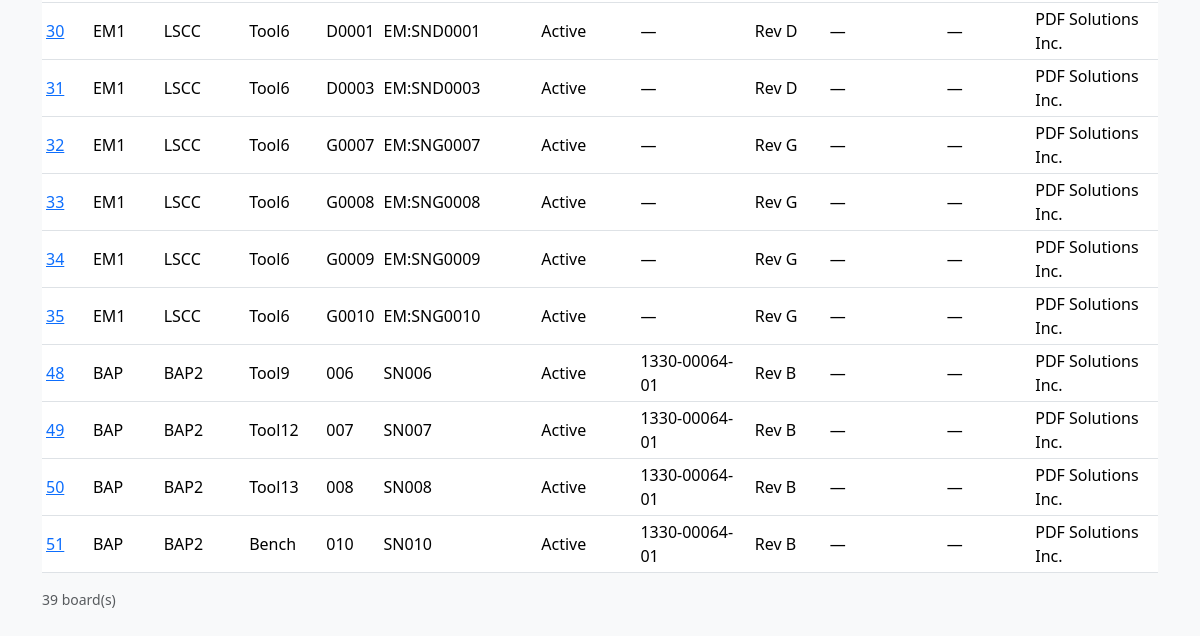
The app's page /hardware (lower part), older data.
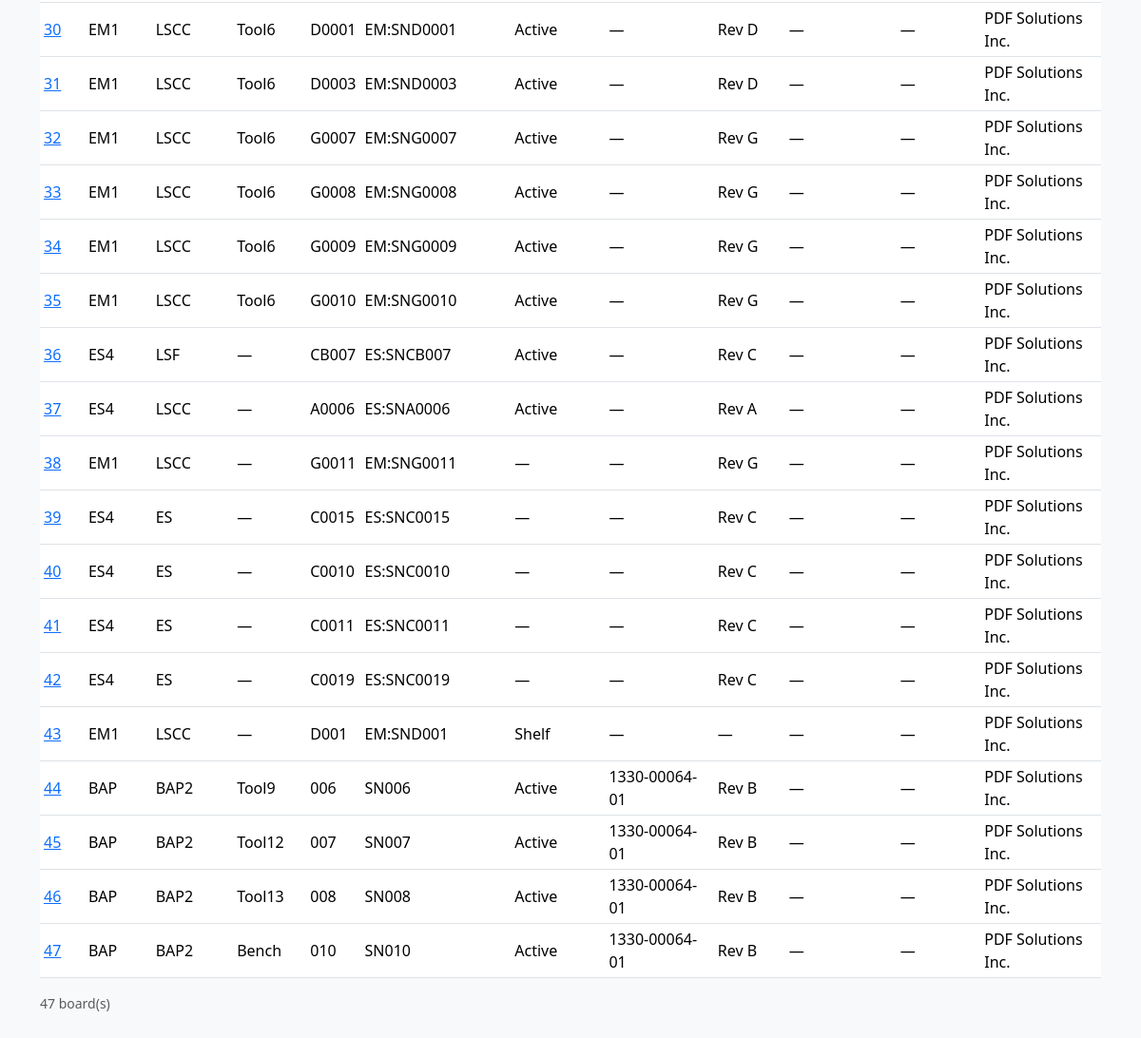
The same page, newer data.
### tables this page shows
CREATE TABLE "boards" (
                board_id      INTEGER PRIMARY KEY,
                tool          TEXT,
                board_slot    TEXT,
                manufacturer  TEXT NOT NULL DEFAULT 'PDF Solutions Inc.',
                board_name    TEXT NOT NULL,
                serial        TEXT NOT NULL,
                part_number   TEXT,
                revision      TEXT,
                file_id       TEXT,
                product_name  TEXT NOT NULL,
                ddr_fbga      TEXT
            , inventory_serial TEXT, status TEXT, role TEXT, comment TEXT, open_item TEXT, po TEXT, modified_by TEXT, source_updated_at TEXT, data_source TEXT, dc_status TEXT, ac_status TEXT, gcal_status TEXT, adc_status TEXT, eeprom_status TEXT);

### app.py (the view)
@app.route("/hardware", endpoint="hardware")
def hardware():
    return _render_hardware()

### app.py (called while the page is built)
def _render_hardware():
    search = request.args.get("q", "").strip()
    sort = request.args.get("sort", "board_id")
    order = request.args.get("order", "asc")
    return render_template(
        "hardware.html",
        boards=db.list_hardware(search=search, sort=sort, order=order),
        search=search,
        sort=sort,
        order=order,
    )

### db.py (called while the page is built)
def dict_row(cursor, row):
    return {col[0]: row[i] for i, col in enumerate(cursor.description)}

@contextmanager
def get_db():
    conn = sqlite3.connect(DATABASE)
    conn.row_factory = dict_row
    try:
        yield conn
    finally:
        conn.close()

def fetch_all(query, params=()):
    with get_db() as conn:
        return conn.execute(query, params).fetchall()

def _board_search_clause(search, alias="b", extra_columns=()):
    if not search:
        return None, []
    like = f"%{search}%"
    columns = [col.format(a=alias) for col in BOARD_SEARCH_COLUMNS] + list(extra_columns)
    clause = "(" + " OR ".join(f"{col} LIKE ?" for col in columns) + ")"
    return clause, [like] * len(columns)

### templates/hardware.html (shortened to what this page needs)
{% extends "base.html" %}
{% from "macros.html" import hw_sort_link %}
{% block content %}
<div class="table-responsive">
  <table class="table table-sm table-hover align-middle">
    <tbody>
      {% for b in boards %}
      <tr>
        <td><a href="{{ url_for('board_detail', board_id=b.board_id) }}">{{ b.board_id }}</a></td>
        <td>{{ b.product_name }}</td>
        <td>{{ b.board_name }}</td>
        <td>{{ b.tool or '—' }}</td>
        <td>{{ b.serial }}</td>
        <td>{{ b.inventory_serial or '—' }}</td>
        <td>{{ b.status or '—' }}</td>
        <td>{{ b.part_number or '—' }}</td>
        <td>{{ b.revision or '—' }}</td>
        <td>{{ b.file_id or '—' }}</td>
        <td>{{ b.ddr_fbga or '—' }}</td>
        <td>{{ b.manufacturer or '—' }}</td>
      </tr>
      {% else %}
      <tr><td colspan="12" class="text-muted">No boards match your search.</td></tr>
      {% endfor %}
    </tbody>
  </table>
</div>
<p class="text-muted small">{{ boards|length }} board(s)</p>
{% endblock %}

Row changes from the older to the newer data that the page shows:
removed boards: board_id "48", product_name "BAP", board_name "BAP2", tool "Tool9", serial "006", inventory_serial "SN006", status "Active", part_number "1330-00064-01", revision "Rev B", file_id "—", ddr_fbga "—", manufacturer "PDF Solutions Inc."
removed boards: board_id "49", product_name "BAP", board_name "BAP2", tool "Tool12", serial "007", inventory_serial "SN007", status "Active", part_number "1330-00064-01", revision "Rev B", file_id "—", ddr_fbga "—", manufacturer "PDF Solutions Inc."
removed boards: board_id "50", product_name "BAP", board_name "BAP2", tool "Tool13", serial "008", inventory_serial "SN008", status "Active", part_number "1330-00064-01", revision "Rev B", file_id "—", ddr_fbga "—", manufacturer "PDF Solutions Inc."
removed boards: board_id "51", product_name "BAP", board_name "BAP2", tool "Bench", serial "010", inventory_serial "SN010", status "Active", part_number "1330-00064-01", revision "Rev B", file_id "—", ddr_fbga "—", manufacturer "PDF Solutions Inc."
added boards: board_id "36", product_name "ES4", board_name "LSF", tool "—", serial "CB007", inventory_serial "ES:SNCB007", status "Active", part_number "—", revision "Rev C", file_id "—", ddr_fbga "—", manufacturer "PDF Solutions Inc."
added boards: board_id "37", product_name "ES4", board_name "LSCC", tool "—", serial "A0006", inventory_serial "ES:SNA0006", status "Active", part_number "—", revision "Rev A", file_id "—", ddr_fbga "—", manufacturer "PDF Solutions Inc."
added boards: board_id "38", product_name "EM1", board_name "LSCC", tool "—", serial "G0011", inventory_serial "EM:SNG0011", status "—", part_number "—", revision "Rev G", file_id "—", ddr_fbga "—", manufacturer "PDF Solutions Inc."
added boards: board_id "39", product_name "ES4", board_name "ES", tool "—", serial "C0015", inventory_serial "ES:SNC0015", status "—", part_number "—", revision "Rev C", file_id "—", ddr_fbga "—", manufacturer "PDF Solutions Inc."
added boards: board_id "40", product_name "ES4", board_name "ES", tool "—", serial "C0010", inventory_serial "ES:SNC0010", status "—", part_number "—", revision "Rev C", file_id "—", ddr_fbga "—", manufacturer "PDF Solutions Inc."
added boards: board_id "41", product_name "ES4", board_name "ES", tool "—", serial "C0011", inventory_serial "ES:SNC0011", status "—", part_number "—", revision "Rev C", file_id "—", ddr_fbga "—", manufacturer "PDF Solutions Inc."
added boards: board_id "42", product_name "ES4", board_name "ES", tool "—", serial "C0019", inventory_serial "ES:SNC0019", status "—", part_number "—", revision "Rev C", file_id "—", ddr_fbga "—", manufacturer "PDF Solutions Inc."
added boards: board_id "43", product_name "EM1", board_name "LSCC", tool "—", serial "D001", inventory_serial "EM:SND001", status "Shelf", part_number "—", revision "—", file_id "—", ddr_fbga "—", manufacturer "PDF Solutions Inc."
added boards: board_id "44", product_name "BAP", board_name "BAP2", tool "Tool9", serial "006", inventory_serial "SN006", status "Active", part_number "1330-00064-01", revision "Rev B", file_id "—", ddr_fbga "—", manufacturer "PDF Solutions Inc."
added boards: board_id "45", product_name "BAP", board_name "BAP2", tool "Tool12", serial "007", inventory_serial "SN007", status "Active", part_number "1330-00064-01", revision "Rev B", file_id "—", ddr_fbga "—", manufacturer "PDF Solutions Inc."
added boards: board_id "46", product_name "BAP", board_name "BAP2", tool "Tool13", serial "008", inventory_serial "SN008", status "Active", part_number "1330-00064-01", revision "Rev B", file_id "—", ddr_fbga "—", manufacturer "PDF Solutions Inc."
added boards: board_id "47", product_name "BAP", board_name "BAP2", tool "Bench", serial "010", inventory_serial "SN010", status "Active", part_number "1330-00064-01", revision "Rev B", file_id "—", ddr_fbga "—", manufacturer "PDF Solutions Inc."
Text that changed along with them:
{{ boards|length }}: "39" → "47"
